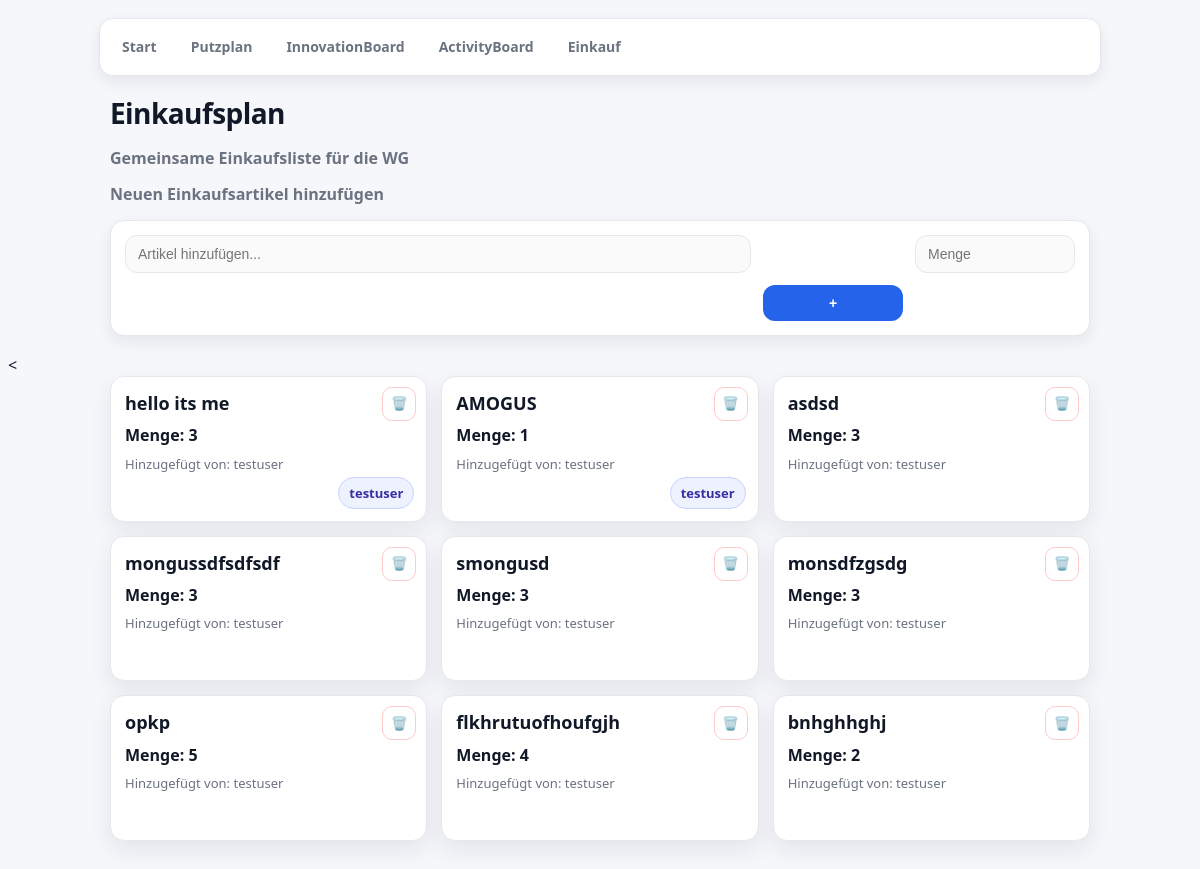
Page /einkaufsplan/ (signed in) on the earlier database version.
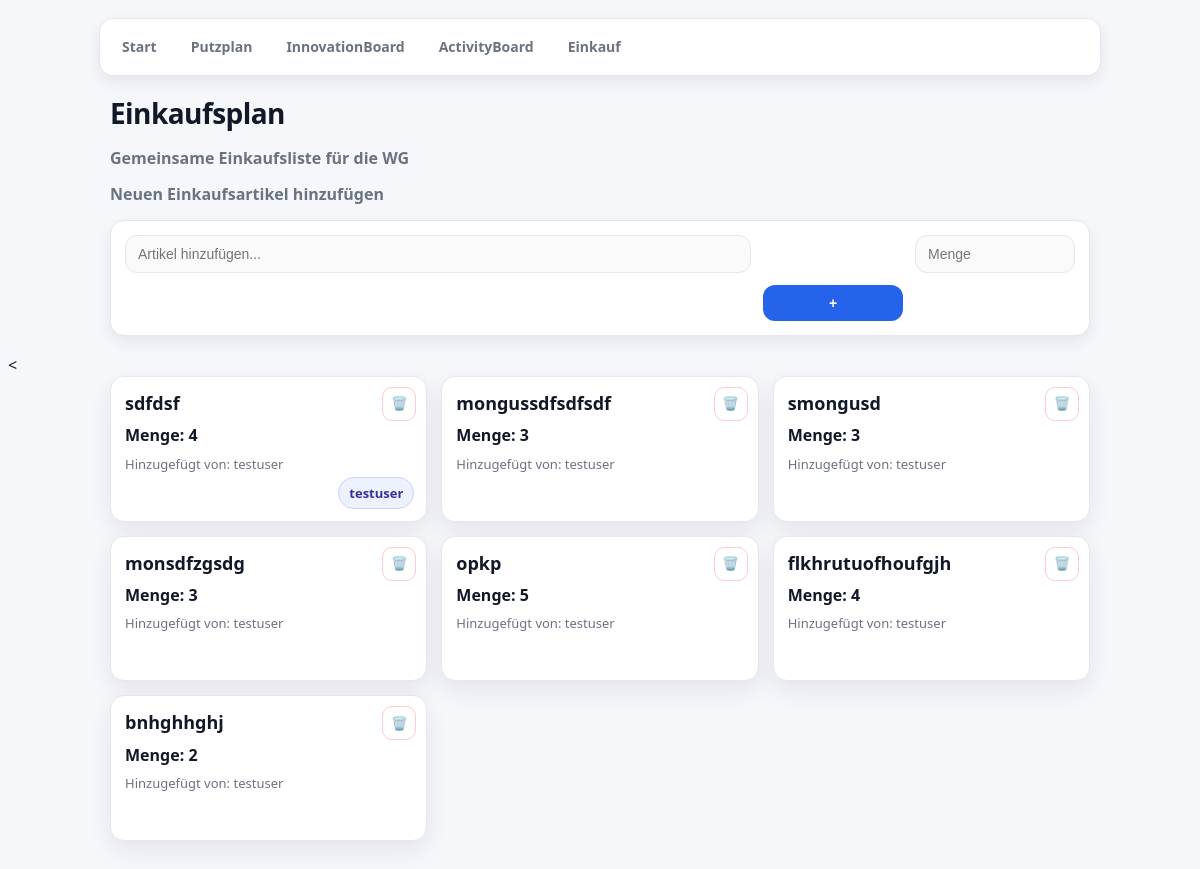
Same page on the later database version.
### db.py (models this page shows)
class ShoppingItem(db.Model):
    __tablename__ = 'SHOPPING_ITEM'
    item_id = db.Column(db.Integer, primary_key=True, index=True)
    wg_id = db.Column(db.Integer, db.ForeignKey('WG.wg_id'), nullable=False)
    added_by = db.Column(db.Integer, db.ForeignKey('USER.user_id'), nullable=False)
    assigned_to = db.Column(db.Integer, db.ForeignKey('USER.user_id'), nullable=True)
    name = db.Column(db.String, nullable=False)
    quantity = db.Column(db.String)
    created_at = db.Column(db.DateTime, default=datetime.now)
    wg = db.relationship('Wg', back_populates='shopping_items')
    added_by_user = db.relationship('User', foreign_keys=[added_by], back_populates='added_items')
    assigned_to_user = db.relationship('User', foreign_keys=[assigned_to], back_populates='assigned_items')

class User(db.Model):
    __tablename__ = 'USER'
    user_id = db.Column(db.Integer, primary_key=True, index=True, unique=True)
    username = db.Column(db.String, nullable=False, unique=True)
    password_hash = db.Column(db.String, nullable=False, unique=True)
    email = db.Column(db.String, nullable=False, unique=True)
    role = db.Column(db.String, nullable=False)
    wg_id = db.Column(db.Integer, db.ForeignKey('WG.wg_id'), nullable=True)
    wg = db.relationship('Wg', back_populates='users')
    cleaning_tasks = db.relationship('CleaningTask', back_populates='assigned_user')
    activities_created = db.relationship('Activity', back_populates='creator')
    ideas = db.relationship('Idea', back_populates='creator',foreign_keys='Idea.created_by')
    idea_comments = db.relationship('Idea_Comment', back_populates='user')
    idea_likes = db.relationship('Idea_Like', back_populates='user')
    added_items = db.relationship('ShoppingItem', foreign_keys='ShoppingItem.added_by', back_populates='added_by_user')
    assigned_items = db.relationship('ShoppingItem', foreign_keys='ShoppingItem.assigned_to', back_populates='assigned_to_user')
    joined_activities = db.relationship(
        "Activity",
        secondary=activity_participants,
        back_populates="participants"
    )  #joined_activities

### app.py (the view, shortened to what this page needs)
@app.route("/einkaufsplan/", methods=["GET", "POST"])
def einkaufsplan():
    if 'user_id' not in session:
        return redirect(url_for('login'))
    form = EinkaufsplanForm()
    user_id = session.get("user_id")
    current_user = User.query.get(user_id) if user_id else None
    if not current_user:
        current_user = User.query.filter_by(username="testuser").first()
    if not current_user:
        flash("Testuser fehlt. Bitte einmal anlegen (username='testuser', wg_id=1).", "error")
        return render_template("einkaufsplan.html", form=form, shopping_items=[])
    wg_id = current_user.wg_id or 1
    shopping_items = (ShoppingItem.query
        .filter_by(wg_id=wg_id)
        .options(
            joinedload(ShoppingItem.assigned_to_user),
            joinedload(ShoppingItem.added_by_user)
        )
        .order_by(ShoppingItem.item_id.desc())
        .all()
    )
    return render_template("einkaufsplan.html", form=form, shopping_items=shopping_items)

### docs/forms.py
class EinkaufsplanForm(FlaskForm):
    item = StringField(validators=[InputRequired(), Length(min=1, max=100)], render_kw={"placeholder": "Artikel hinzufügen..."})
    quantity = IntegerField(validators=[InputRequired()], render_kw={"placeholder": "Menge"})
    submit = SubmitField('+')

### templates/einkaufsplan.html (shortened to what this page needs)
<nav>
  <a href="{{ url_for('dashboard') }}">Start</a>
  <a href="{{ url_for('putzplan') }}">Putzplan</a>
  <a href="{{ url_for('innovation_board') }}">InnovationBoard</a>
  <a href="{{ url_for('activity_board') }}">ActivityBoard</a>
  <a href="{{ url_for('einkaufsplan') }}">Einkauf</a>
</nav>
<h1>Einkaufsplan</h1>
<h2>Gemeinsame Einkaufsliste für die WG</h2>
<h2>Neuen Einkaufsartikel hinzufügen</h2>
<form method = "POST" action="{{ url_for('einkaufsplan') }}" >
    <div class="item-forms">
        {{ form.item(size=32) }}<br>
        {{ form.quantity() }}<br>
        <div class = "submit-btn">
            {{ form.submit() }}
        </div>
    </div>
</form>
<
<div class="shopping-list">
  {% for item in shopping_items %}
    <div class="shopping-item-card">
        <form method="POST" action="{{ url_for('delete_shopping_item', item_id=item.item_id) }}" class="delete-form">
            <button type="submit" class="delete-btn"
                onclick="return confirm('Einkaufsartikel wirklich löschen?');">🗑️
            </button>
        </form>
      <h3 class="mb-1">{{ item.name }}</h3>
      <p class="item-quantity mb-2">Menge: {{ item.quantity }}</p>
      <small class="text-muted">
        Hinzugefügt von:
        {% if item.added_by_user %}
          {{ item.added_by_user.username }}
        {% else %}
          {{ item.added_by }}
        {% endif %}
      </small>
        <br>
        {% if item.assigned_to_user %}
        <small class = "assigned-to">{{ item.assigned_to_user.username }}</small>
        {% endif %}
    </div>
  {% else %}
    <p>Noch keine Einkäufe eingetragen.</p>
  {% endfor %}
</div>

Differences in the rows shown:
removed ShoppingItem: name "hello its me", quantity "3", added_by_user.username "testuser", assigned_to_user.username "testuser"
removed ShoppingItem: name "asdsd", quantity "3", added_by_user.username "testuser"
changed ShoppingItem: name "AMOGUS" → "sdfdsf"; quantity "1" → "4"
